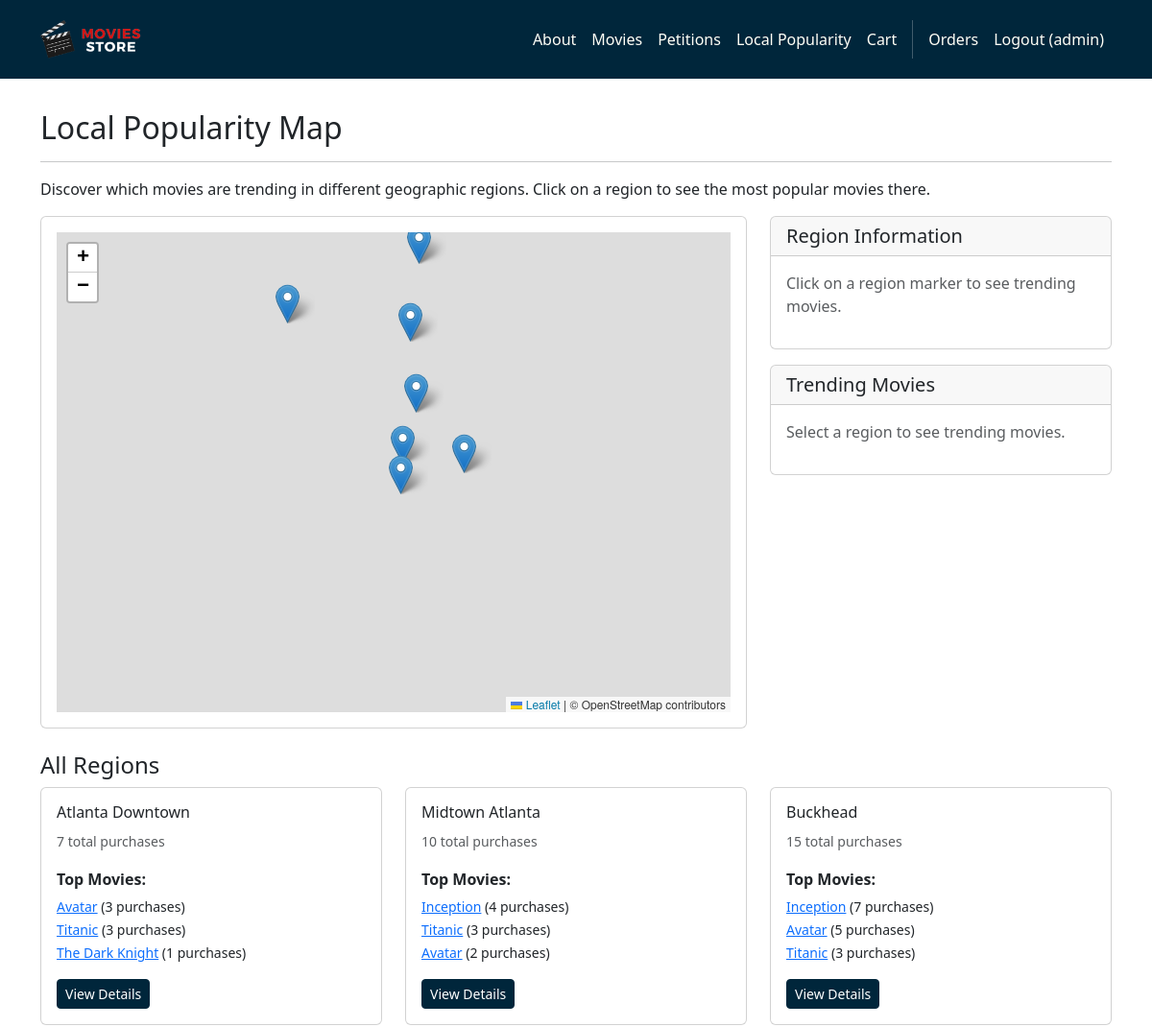
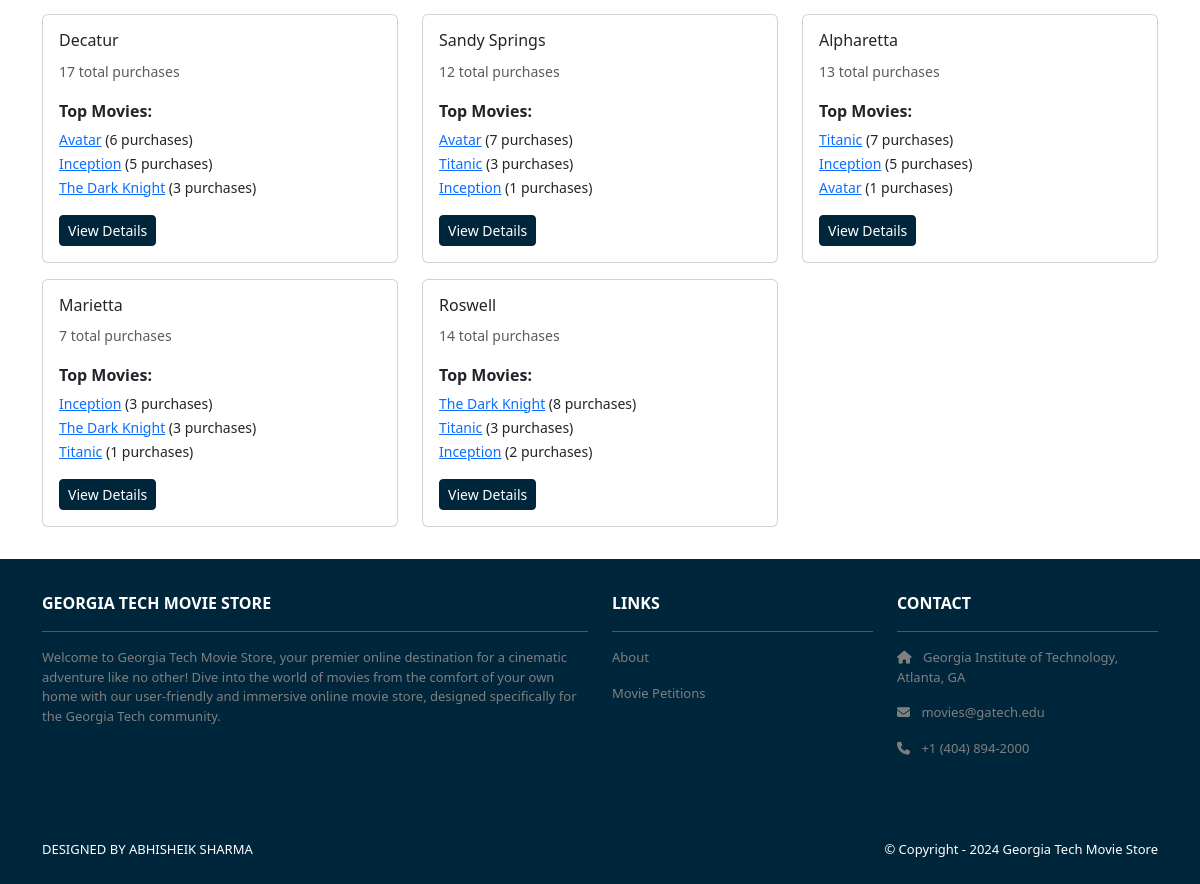
/movies/local-popularity/ (signed in), run on the app's committed database (2 pictures, top to bottom).
### movies/models.py (models this page shows, shortened)
class GeographicRegion(models.Model):
    id = models.AutoField(primary_key=True)
    name = models.CharField(max_length=100, unique=True)
    latitude = models.FloatField(help_text="Center latitude for map display")
    longitude = models.FloatField(help_text="Center longitude for map display")
    zoom_level = models.IntegerField(default=10, help_text="Map zoom level for this region")

class Movie(models.Model):
    id = models.AutoField(primary_key=True)
    name = models.CharField(max_length=255)
    price = models.IntegerField()
    description = models.TextField()
    image = models.ImageField(upload_to='movie_images/')
    amount_left = models.PositiveIntegerField(default=0, help_text="Number of copies available for purchase")

### movies/views.py (the view)
# urls.py: path('local-popularity/', views.local_popularity_map, name='movies.local_popularity_map'),
def local_popularity_map(request):
    regions = GeographicRegion.objects.all()
    region_data = []
    for region in regions:
        top_movies = Movie.objects.annotate(
            region_purchases=Sum('purchases__quantity', filter=Q(purchases__region=region))
        ).filter(region_purchases__gt=0).order_by('-region_purchases')[:5]
        region_data.append({
            'region': region,
            'top_movies': top_movies,
            'total_purchases': sum(movie.region_purchases for movie in top_movies)
        })
    template_data = {}
    template_data['title'] = 'Local Popularity Map - Georgia Tech Movie Store'
    template_data['regions'] = region_data
    return render(request, 'movies/local_popularity_map.html', {'template_data': template_data})

### movies/templates/movies/local_popularity_map.html (shortened to what this page needs)
{% extends 'base.html' %}
{% block content %}
{% load static %}
<div class="p-3">
  <div class="container">
    <div class="row mt-3">
      <div class="col mx-auto mb-3">
        <h2>Local Popularity Map</h2>
        <hr />
        <p class="card-text">
          Discover which movies are trending in different geographic regions. Click on a region to see the most popular movies there.
        </p>
      </div>
    </div>
    <div class="row">
      <div class="col-md-8">
        <div class="card">
          <div class="card-body">
            <div id="map" style="height: 500px; width: 100%;"></div>
          </div>
        </div>
      </div>
      <div class="col-md-4">
        <div class="card">
          <div class="card-header">
            <h5 class="mb-0">Region Information</h5>
          </div>
          <div class="card-body">
            <div id="region-info">
              <p class="text-muted">Click on a region marker to see trending movies.</p>
            </div>
          </div>
        </div>
        <div class="card mt-3">
          <div class="card-header">
            <h5 class="mb-0">Trending Movies</h5>
          </div>
          <div class="card-body">
            <div id="trending-movies">
              <p class="text-muted">Select a region to see trending movies.</p>
            </div>
          </div>
        </div>
      </div>
    </div>
    <div class="row mt-4">
      <div class="col-12">
        <h4>All Regions</h4>
        <div class="row">
          {% for region_data in template_data.regions %}
          <div class="col-md-6 col-lg-4 mb-3">
            <div class="card">
              <div class="card-body">
                <h6 class="card-title">{{ region_data.region.name }}</h6>
                <p class="card-text">
                  <small class="text-muted">
                    {{ region_data.total_purchases }} total purchases
                  </small>
                </p>
                {% if region_data.top_movies %}
                <div class="mb-2">
                  <strong>Top Movies:</strong>
                  <ul class="list-unstyled mt-1">
                    {% for movie in region_data.top_movies|slice:":3" %}
                    <li>
                      <small>
                        <a href="{% url 'movies.show' id=movie.id %}">{{ movie.name }}</a>
                        ({{ movie.region_purchases }} purchases)
                      </small>
                    </li>
                    {% endfor %}
                  </ul>
                </div>
                {% endif %}
                <a href="{% url 'movies.region_detail' region_id=region_data.region.id %}" class="btn btn-sm btn-gt-navy text-white">
                  View Details
                </a>
              </div>
            </div>
          </div>
          {% empty %}
          <div class="col-12">
            <div class="alert alert-info">
              <i class="fas fa-info-circle"></i> No regions available. Please contact an administrator to set up geographic regions.
            </div>
          </div>
          {% endfor %}
        </div>
      </div>
    </div>
  </div>
</div>
<link rel="stylesheet" href="https://unpkg.com/leaflet@1.9.4/dist/leaflet.css" />
{% endblock content %}

### moviesstore/templates/base.html (shortened to what this page needs)
<!DOCTYPE html>
<html>
  {% load static %}
  <head>
    <link href="https://cdn.jsdelivr.net/npm/bootstrap@5.3.3/dist/css/bootstrap.min.css" rel="stylesheet">
    <link rel="stylesheet" href="https://cdnjs.cloudflare.com/ajax/libs/font-awesome/6.1.1/css/all.min.css">
    <link rel="stylesheet" type="text/css" href="{% static 'css/style.css' %}">
  </head>
  <body>
    <nav class="p-3 navbar navbar-dark bg-dark navbar-expand-lg">
      <div class="container">
        <a class="navbar-brand" href="{% url 'home.index' %}">
          <img src="{% static 'img/logo.png' %}" alt="Georgia Tech Movie Store" height="40" />
        </a>
        <div class="collapse navbar-collapse" id="navbarNavAltMarkup">
          <div class="navbar-nav ms-auto navbar-ml">
            <a class="nav-link" href="{% url 'home.about' %}">About</a>
            <a class="nav-link" href="{% url 'movies.index' %}">Movies</a>
            <a class="nav-link" href="{% url 'movies.petition_list' %}">Petitions</a>
            <a class="nav-link" href="{% url 'movies.local_popularity_map' %}">Local Popularity</a>
            <a class="nav-link" href="{% url 'cart.index' %}">Cart</a>
            {% if user.is_authenticated %}
            <a class="nav-link" href="{% url 'accounts.orders' %}">Orders</a>
            <a class="nav-link" href="{% url 'accounts.logout' %}">Logout ({{ user.username }})</a>
            {% else %}
            <a class="nav-link" href="{% url 'accounts.login' %}">Login</a>
            <a class="nav-link" href="{% url 'accounts.signup' %}">Sign Up</a>
            {% endif %}
          </div>
        </div>
      </div>
    </nav>
    <div>
      {% block content %}
      {% endblock content %}
    </div>
    <section class="p-3 ms-footer d-none d-md-block">
      <div class="container">
        <div class="row mt-3 text-white">
          <div class="col-md-6 col-lg-6 col-xl-6 mx-auto mb-4">
            <b>GEORGIA TECH MOVIE STORE</b>
            <hr />
            <p>Welcome to Georgia Tech Movie Store, your premier online destination for a cinematic
              adventure like no other! Dive into the world of movies from the comfort of your own home with our user-friendly
              and immersive online movie store, designed specifically for the Georgia Tech community.</p>
          </div>
          <div class="col-md-3 col-lg-3 col-xl-3 mx-auto mb-4">
            <b>LINKS</b>
            <hr />
            <p><a class="nav-link" href="{% url 'home.about' %}">About</a></p>
            <p><a class="nav-link" href="{% url 'movies.petition_list' %}">Movie Petitions</a></p>
          </div>
          <div class="col-md-3 col-lg-3 col-xl-3 mx-auto mb-4">
            <b>CONTACT</b>
            <hr />
            <p><i class="fas fa-home me-2"></i> Georgia Institute of Technology, Atlanta, GA</p>
            <p><i class="fas fa-envelope me-2"></i> movies@gatech.edu</p>
            <p><i class="fas fa-phone me-2"></i> +1 (404) 894-2000</p>
          </div>
        </div>
      </div>
    </section>
    <section class="p-3 ms-footer-bottom bg-dark">
      <div class="container d-flex justify-content-between">
        <div class="me-5 text-white">
          <span>DESIGNED BY ABHISHEIK SHARMA
          </span>
        </div>
        <div class="text-white">
          <span>© Copyright - 2024 Georgia Tech Movie Store</span>
        </div>
      </div>
    </section>
  </body>
</html>

### moviesstore/static/css/style.css (style rules this page uses)
html, body { height: 100%; }
body { display: flex; flex-direction: column; }
body > div { flex: 1; }
.navbar a.nav-link { color: #FFFEF6 !important; }
.bg-dark { background-color: #00263B !important; }
.ms-footer { background-color: #00263B; width: 100%; margin-top: auto; }
.ms-footer p { color: #7F7F7F; font-size: 13px; }
.ms-footer-bottom span { font-size: 13px; line-height: 38px; }
.btn-gt-navy { background-color: #00263B; border-color: #00263B; color: #B3A369; }

### data on the page
GeographicRegion: region.name "Atlanta Downtown", total_purchases "7"
Movie: name "Avatar", region_purchases "3", region_purchases "2", region_purchases "5", region_purchases "6", region_purchases "7", region_purchases "1"
Movie: name "Titanic", region_purchases "3", region_purchases "7", region_purchases "1"
Movie: name "The Dark Knight", region_purchases "1", region_purchases "3", region_purchases "8"
GeographicRegion: region.name "Midtown Atlanta", total_purchases "10"
Movie: name "Inception", region_purchases "4", region_purchases "7", region_purchases "5", region_purchases "1", region_purchases "3", region_purchases "2"
GeographicRegion: region.name "Buckhead", total_purchases "15"
GeographicRegion: region.name "Decatur", total_purchases "17"
GeographicRegion: region.name "Sandy Springs", total_purchases "12"
GeographicRegion: region.name "Alpharetta", total_purchases "13"
GeographicRegion: region.name "Marietta", total_purchases "7"
GeographicRegion: region.name "Roswell", total_purchases "14"

### other printed values
{{ user.username }} "admin"
